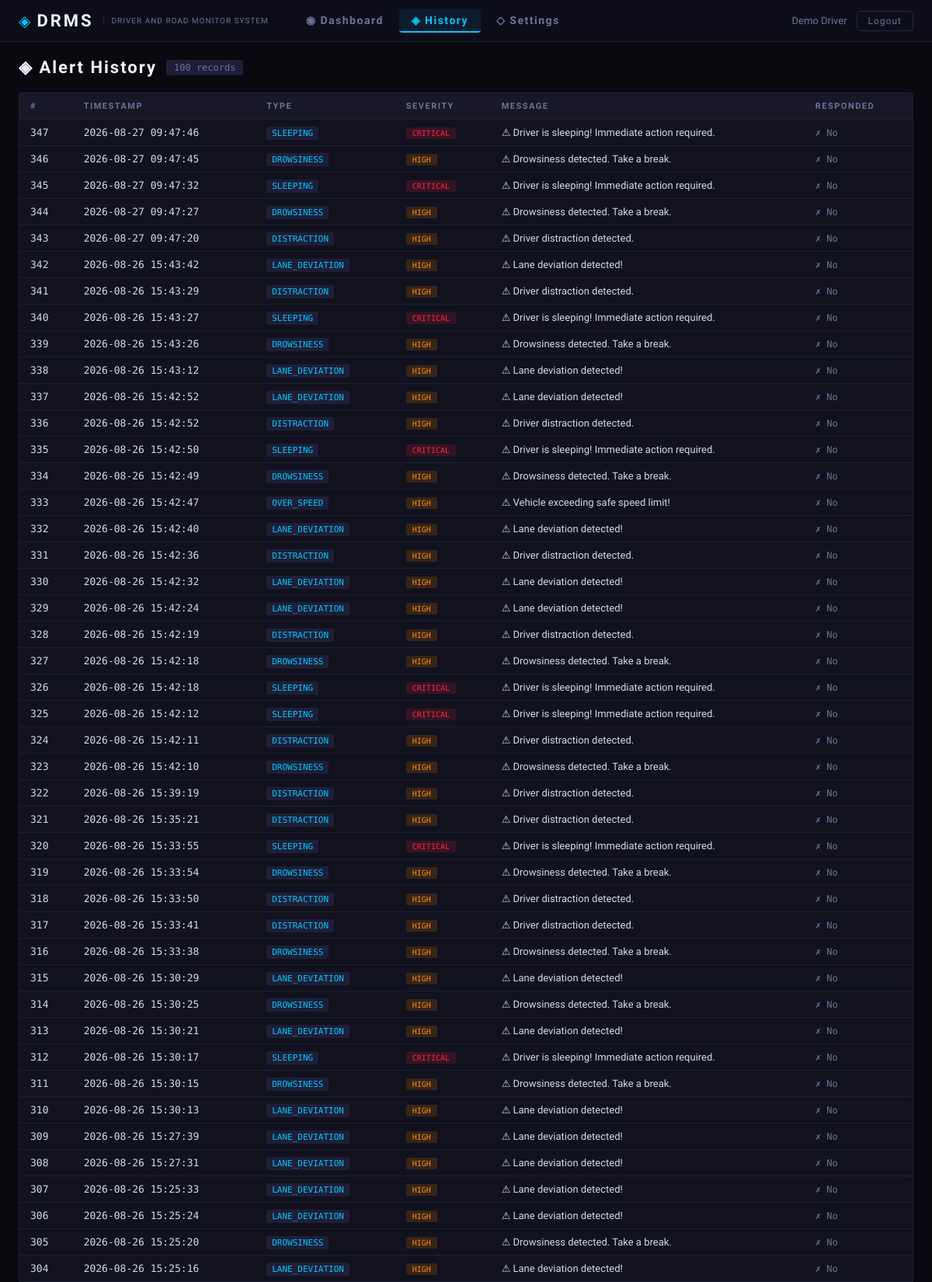
Screenshot of /history (signed in, upper part) with the database file from the repository.
### database/db.py (models this page shows)
class Alert(Base):
    __tablename__ = 'alerts'
    id         = Column(Integer, primary_key=True)
    alert_type = Column(String(50), nullable=False)   # e.g. 'DROWSINESS', 'LANE_DEVIATION'
    severity   = Column(String(20), nullable=False)   # 'LOW', 'MEDIUM', 'HIGH', 'CRITICAL'
    message    = Column(Text)
    timestamp  = Column(DateTime, default=datetime.utcnow)
    responded  = Column(Boolean, default=False)
    emergency_messages = relationship('EmergencyMessage', back_populates='alert', cascade='all, delete')

### app.py (the view)
@app.route('/history')
def history():
    if 'user_id' not in session:
        return redirect(url_for('login'))
    alerts = get_alert_history(limit=100)
    return render_template('history.html', alerts=alerts,
                           user_name=session.get('user_name', 'Driver'))

### database/db.py (called while the page is built)
def get_db():
    return SessionLocal()

def get_alert_history(limit: int = 50):
    db = get_db()
    try:
        return (db.query(Alert)
                  .order_by(Alert.timestamp.desc())
                  .limit(limit)
                  .all())
    finally:
        db.close()

### templates/history.html (shortened to what this page needs)
{% extends "base.html" %}
{% block content %}
<div class="page-header">
  <h2>◈ Alert History</h2>
  <span class="record-count">{{ alerts|length }} records</span>
</div>
<div class="history-table-wrap">
  <table class="history-table">
    <thead>
      <tr>
        <th>#</th>
        <th>Timestamp</th>
        <th>Type</th>
        <th>Severity</th>
        <th>Message</th>
        <th>Responded</th>
      </tr>
    </thead>
    <tbody>
      {% if alerts %}
        {% for a in alerts %}
        <tr class="row-{{ a.severity | lower }}">
          <td class="mono">{{ a.id }}</td>
          <td class="mono">{{ a.timestamp.strftime('%Y-%m-%d %H:%M:%S') }}</td>
          <td><span class="type-badge">{{ a.alert_type }}</span></td>
          <td><span class="severity-badge sev-{{ a.severity | lower }}">{{ a.severity }}</span></td>
          <td>{{ a.message }}</td>
          <td>{% if a.responded %}<span class="responded-yes">✓ Yes</span>{% else %}<span class="responded-no">✗ No</span>{% endif %}</td>
        </tr>
        {% endfor %}
      {% else %}
        <tr><td colspan="6" class="no-data">No alerts recorded yet.</td></tr>
      {% endif %}
    </tbody>
  </table>
</div>
{% endblock %}

### templates/base.html (shortened to what this page needs)
<!DOCTYPE html>
<html lang="en">
<head>
  <link rel="stylesheet" href="{{ url_for('static', filename='css/style.css') }}"/>
</head>
<body{% block body_class %}{% endblock %}>
  {% block nav %}
  <nav class="topnav">
    <div class="nav-brand">
      <span class="brand-icon">◈</span>
      <span class="brand-name"><a href="{{ url_for('landing') }}" style="color: inherit; text-decoration: none;">DRMS</a></span>
      <span class="brand-sub">Driver And Road Monitor System</span>
    </div>
    <div class="nav-links">
      <a href="{{ url_for('dashboard') }}" class="nav-link {% if request.endpoint == 'dashboard' %}active{% endif %}">
        ◉ Dashboard
      </a>
      <a href="{{ url_for('history') }}" class="nav-link {% if request.endpoint == 'history' %}active{% endif %}">
        ◈ History
      </a>
      <a href="{{ url_for('settings') }}" class="nav-link {% if request.endpoint == 'settings' %}active{% endif %}">
        ◇ Settings
      </a>
    </div>
    <div class="nav-user">
      <span class="user-name">{{ user_name }}</span>
      <a href="{{ url_for('logout') }}" class="btn-logout">Logout</a>
    </div>
  </nav>
  {% endblock %}
  {% block main %}
  <main class="main-content">
    {% block content %}{% endblock %}
  </main>
  {% endblock %}
</body>
</html>

### static/css/style.css (style rules this page uses)
:root { --bg: #09090f; --bg2: #0d0d1a; --bg3: #111120; --panel: #12121e; --panel2: #181828; --border: #1e1e38; --border2: #252540; --accent: #00c8ff; --accent2: #0090cc; --warn: #ff8c00; --danger: #ff2244; --success: #00e676; --purple: #7c3aed; --text: #d4d8f0; --text-dim: #6e7298; --text-bright: #f0f4ff; --font-head: 'Rajdhani', sans-serif; --font-body: 'Exo 2', sans-serif; --font-mono: 'Share Tech Mono', monospace; --radius: 4px; --shadow: 0 4px 24px rgba(0,0,0,0.6); }
*, *::before, *::after { box-sizing: border-box; margin: 0; padding: 0; }
html, body { background: var(--bg); color: var(--text); font-family: var(--font-body); font-size: 14px; min-height: 100vh; }
.topnav { display: flex; align-items: center; gap: 0; padding: 0 24px; height: 54px; background: var(--bg2); border-bottom: 1px solid var(--border); position: sticky; top: 0; z-index: 100; }
.nav-brand { display: flex; align-items: center; gap: 8px; margin-right: 32px; }
.brand-icon { color: var(--accent); font-size: 20px; }
.brand-name { font-family: var(--font-head); font-size: 22px; font-weight: 700; color: var(--text-bright); letter-spacing: 3px; }
.brand-sub { font-size: 10px; color: var(--text-dim); text-transform: uppercase; letter-spacing: 1px; border-left: 1px solid var(--border2); padding-left: 10px; margin-left: 4px; }
.nav-links { display: flex; gap: 4px; flex: 1; }
.nav-link { padding: 6px 16px; font-family: var(--font-head); font-size: 14px; font-weight: 600; letter-spacing: 1.5px; color: var(--text-dim); text-decoration: none; border-radius: var(--radius); transition: all 0.2s; }
.nav-link.active { color: var(--accent); background: rgba(0,200,255,0.08); border-bottom: 2px solid var(--accent); }
.nav-user { display: flex; align-items: center; gap: 12px; }
.user-name { font-family: var(--font-head); font-size: 13px; color: var(--text-dim); }
.btn-logout { padding: 5px 14px; background: transparent; border: 1px solid var(--border2); color: var(--text-dim); border-radius: var(--radius); font-family: var(--font-head); font-size: 12px; letter-spacing: 1px; cursor: pointer; transition: all 0.2s; text-decoration: none; }
.main-content { padding: 20px 24px 40px; }
.mono { font-family: var(--font-mono); }
.sev-critical { background: rgba(255,34,68,0.2); color: var(--danger); }
.sev-high { background: rgba(255,140,0,0.2); color: var(--warn); }
.page-header { display: flex; align-items: center; gap: 12px; margin-bottom: 20px; }
.page-header h2 { font-family: var(--font-head); font-size: 22px; letter-spacing: 2px; color: var(--text-bright); }
.record-count { font-family: var(--font-mono); font-size: 12px; background: var(--border); padding: 3px 10px; border-radius: 2px; color: var(--text-dim); }
.history-table-wrap { background: var(--panel); border: 1px solid var(--border); border-radius: var(--radius); overflow: auto; }
.history-table { width: 100%; border-collapse: collapse; font-size: 13px; }
.history-table th { font-family: var(--font-head); font-size: 11px; letter-spacing: 1.5px; text-transform: uppercase; color: var(--text-dim); padding: 10px 14px; background: var(--panel2); border-bottom: 1px solid var(--border); text-align: left; white-space: nowrap; }
.history-table td { padding: 9px 14px; border-bottom: 1px solid var(--border); color: var(--text); }
.type-badge { font-family: var(--font-mono); font-size: 11px; background: var(--border); padding: 2px 7px; border-radius: 2px; color: var(--accent); }
.severity-badge { font-family: var(--font-mono); font-size: 10px; padding: 2px 8px; border-radius: 2px; }
.sev-critical { background: rgba(255,34,68,0.15); color: var(--danger); }
.sev-high { background: rgba(255,140,0,0.15); color: var(--warn); }
.responded-no { color: var(--text-dim); font-family: var(--font-mono); font-size: 12px; }

### rows the page displays
Alert: id "347", timestamp "2026-08-27 09:47:46", alert_type "SLEEPING", severity "CRITICAL", message "⚠ Driver is sleeping! Immediate action required.", responded "✗ No"
Alert: id "346", timestamp "2026-08-27 09:47:45", alert_type "DROWSINESS", severity "HIGH", message "⚠ Drowsiness detected. Take a break.", responded "✗ No"
Alert: id "345", timestamp "2026-08-27 09:47:32", alert_type "SLEEPING", severity "CRITICAL", message "⚠ Driver is sleeping! Immediate action required.", responded "✗ No"
Alert: id "344", timestamp "2026-08-27 09:47:27", alert_type "DROWSINESS", severity "HIGH", message "⚠ Drowsiness detected. Take a break.", responded "✗ No"
Alert: id "343", timestamp "2026-08-27 09:47:20", alert_type "DISTRACTION", severity "HIGH", message "⚠ Driver distraction detected.", responded "✗ No"
Alert: id "342", timestamp "2026-08-26 15:43:42", alert_type "LANE_DEVIATION", severity "HIGH", message "⚠ Lane deviation detected!", responded "✗ No"
Alert: id "341", timestamp "2026-08-26 15:43:29", alert_type "DISTRACTION", severity "HIGH", message "⚠ Driver distraction detected.", responded "✗ No"
Alert: id "340", timestamp "2026-08-26 15:43:27", alert_type "SLEEPING", severity "CRITICAL", message "⚠ Driver is sleeping! Immediate action required.", responded "✗ No"
Alert: id "339", timestamp "2026-08-26 15:43:26", alert_type "DROWSINESS", severity "HIGH", message "⚠ Drowsiness detected. Take a break.", responded "✗ No"
Alert: id "338", timestamp "2026-08-26 15:43:12", alert_type "LANE_DEVIATION", severity "HIGH", message "⚠ Lane deviation detected!", responded "✗ No"
Alert: id "337", timestamp "2026-08-26 15:42:52", alert_type "LANE_DEVIATION", severity "HIGH", message "⚠ Lane deviation detected!", responded "✗ No"
Alert: id "336", timestamp "2026-08-26 15:42:52", alert_type "DISTRACTION", severity "HIGH", message "⚠ Driver distraction detected.", responded "✗ No"
Alert: id "335", timestamp "2026-08-26 15:42:50", alert_type "SLEEPING", severity "CRITICAL", message "⚠ Driver is sleeping! Immediate action required.", responded "✗ No"
Alert: id "334", timestamp "2026-08-26 15:42:49", alert_type "DROWSINESS", severity "HIGH", message "⚠ Drowsiness detected. Take a break.", responded "✗ No"
Alert: id "333", timestamp "2026-08-26 15:42:47", alert_type "OVER_SPEED", severity "HIGH", message "⚠ Vehicle exceeding safe speed limit!", responded "✗ No"
Alert: id "332", timestamp "2026-08-26 15:42:40", alert_type "LANE_DEVIATION", severity "HIGH", message "⚠ Lane deviation detected!", responded "✗ No"
Alert: id "331", timestamp "2026-08-26 15:42:36", alert_type "DISTRACTION", severity "HIGH", message "⚠ Driver distraction detected.", responded "✗ No"
Alert: id "330", timestamp "2026-08-26 15:42:32", alert_type "LANE_DEVIATION", severity "HIGH", message "⚠ Lane deviation detected!", responded "✗ No"
Alert: id "329", timestamp "2026-08-26 15:42:24", alert_type "LANE_DEVIATION", severity "HIGH", message "⚠ Lane deviation detected!", responded "✗ No"
Alert: id "328", timestamp "2026-08-26 15:42:19", alert_type "DISTRACTION", severity "HIGH", message "⚠ Driver distraction detected.", responded "✗ No"
Alert: id "327", timestamp "2026-08-26 15:42:18", alert_type "DROWSINESS", severity "HIGH", message "⚠ Drowsiness detected. Take a break.", responded "✗ No"
Alert: id "326", timestamp "2026-08-26 15:42:18", alert_type "SLEEPING", severity "CRITICAL", message "⚠ Driver is sleeping! Immediate action required.", responded "✗ No"
Alert: id "325", timestamp "2026-08-26 15:42:12", alert_type "SLEEPING", severity "CRITICAL", message "⚠ Driver is sleeping! Immediate action required.", responded "✗ No"
Alert: id "324", timestamp "2026-08-26 15:42:11", alert_type "DISTRACTION", severity "HIGH", message "⚠ Driver distraction detected.", responded "✗ No"
Alert: id "323", timestamp "2026-08-26 15:42:10", alert_type "DROWSINESS", severity "HIGH", message "⚠ Drowsiness detected. Take a break.", responded "✗ No"
Alert: id "322", timestamp "2026-08-26 15:39:19", alert_type "DISTRACTION", severity "HIGH", message "⚠ Driver distraction detected.", responded "✗ No"
Alert: id "321", timestamp "2026-08-26 15:35:21", alert_type "DISTRACTION", severity "HIGH", message "⚠ Driver distraction detected.", responded "✗ No"
Alert: id "320", timestamp "2026-08-26 15:33:55", alert_type "SLEEPING", severity "CRITICAL", message "⚠ Driver is sleeping! Immediate action required.", responded "✗ No"
Alert: id "319", timestamp "2026-08-26 15:33:54", alert_type "DROWSINESS", severity "HIGH", message "⚠ Drowsiness detected. Take a break.", responded "✗ No"
Alert: id "318", timestamp "2026-08-26 15:33:50", alert_type "DISTRACTION", severity "HIGH", message "⚠ Driver distraction detected.", responded "✗ No"
Alert: id "317", timestamp "2026-08-26 15:33:41", alert_type "DISTRACTION", severity "HIGH", message "⚠ Driver distraction detected.", responded "✗ No"
Alert: id "316", timestamp "2026-08-26 15:33:38", alert_type "DROWSINESS", severity "HIGH", message "⚠ Drowsiness detected. Take a break.", responded "✗ No"
Alert: id "315", timestamp "2026-08-26 15:30:29", alert_type "LANE_DEVIATION", severity "HIGH", message "⚠ Lane deviation detected!", responded "✗ No"
Alert: id "314", timestamp "2026-08-26 15:30:25", alert_type "DROWSINESS", severity "HIGH", message "⚠ Drowsiness detected. Take a break.", responded "✗ No"
Alert: id "313", timestamp "2026-08-26 15:30:21", alert_type "LANE_DEVIATION", severity "HIGH", message "⚠ Lane deviation detected!", responded "✗ No"
Alert: id "312", timestamp "2026-08-26 15:30:17", alert_type "SLEEPING", severity "CRITICAL", message "⚠ Driver is sleeping! Immediate action required.", responded "✗ No"
Alert: id "311", timestamp "2026-08-26 15:30:15", alert_type "DROWSINESS", severity "HIGH", message "⚠ Drowsiness detected. Take a break.", responded "✗ No"
Alert: id "310", timestamp "2026-08-26 15:30:13", alert_type "LANE_DEVIATION", severity "HIGH", message "⚠ Lane deviation detected!", responded "✗ No"
Alert: id "309", timestamp "2026-08-26 15:27:39", alert_type "LANE_DEVIATION", severity "HIGH", message "⚠ Lane deviation detected!", responded "✗ No"
Alert: id "308", timestamp "2026-08-26 15:27:31", alert_type "LANE_DEVIATION", severity "HIGH", message "⚠ Lane deviation detected!", responded "✗ No"
Alert: id "307", timestamp "2026-08-26 15:25:33", alert_type "LANE_DEVIATION", severity "HIGH", message "⚠ Lane deviation detected!", responded "✗ No"
Alert: id "306", timestamp "2026-08-26 15:25:24", alert_type "LANE_DEVIATION", severity "HIGH", message "⚠ Lane deviation detected!", responded "✗ No"
Alert: id "305", timestamp "2026-08-26 15:25:20", alert_type "DROWSINESS", severity "HIGH", message "⚠ Drowsiness detected. Take a break.", responded "✗ No"
Alert: id "304", timestamp "2026-08-26 15:25:16", alert_type "LANE_DEVIATION", severity "HIGH", message "⚠ Lane deviation detected!", responded "✗ No"

### other values shown
{{ user_name }} "Demo Driver"
{{ alerts|length }} "100"
